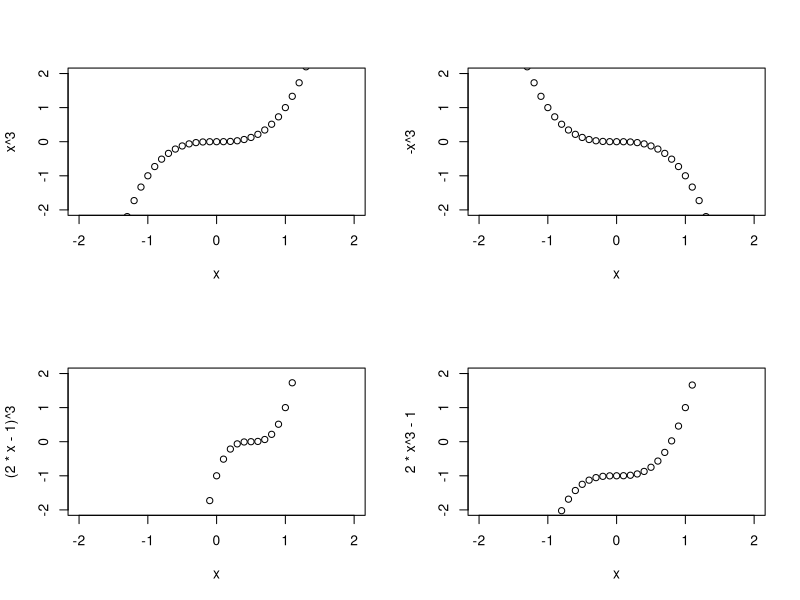

Source code (R):
x=seq(-2,2,0.1)
par(mfrow=c(2,2))
limit=c(-2,2)
plot(x,x**3,xlim = limit,ylim = limit)
plot(x,-x**3,xlim = limit,ylim = limit)
plot(x,(2*x-1)**3,xlim = limit,ylim = limit)
plot(x,2*x**3-1,xlim = limit,ylim = limit)